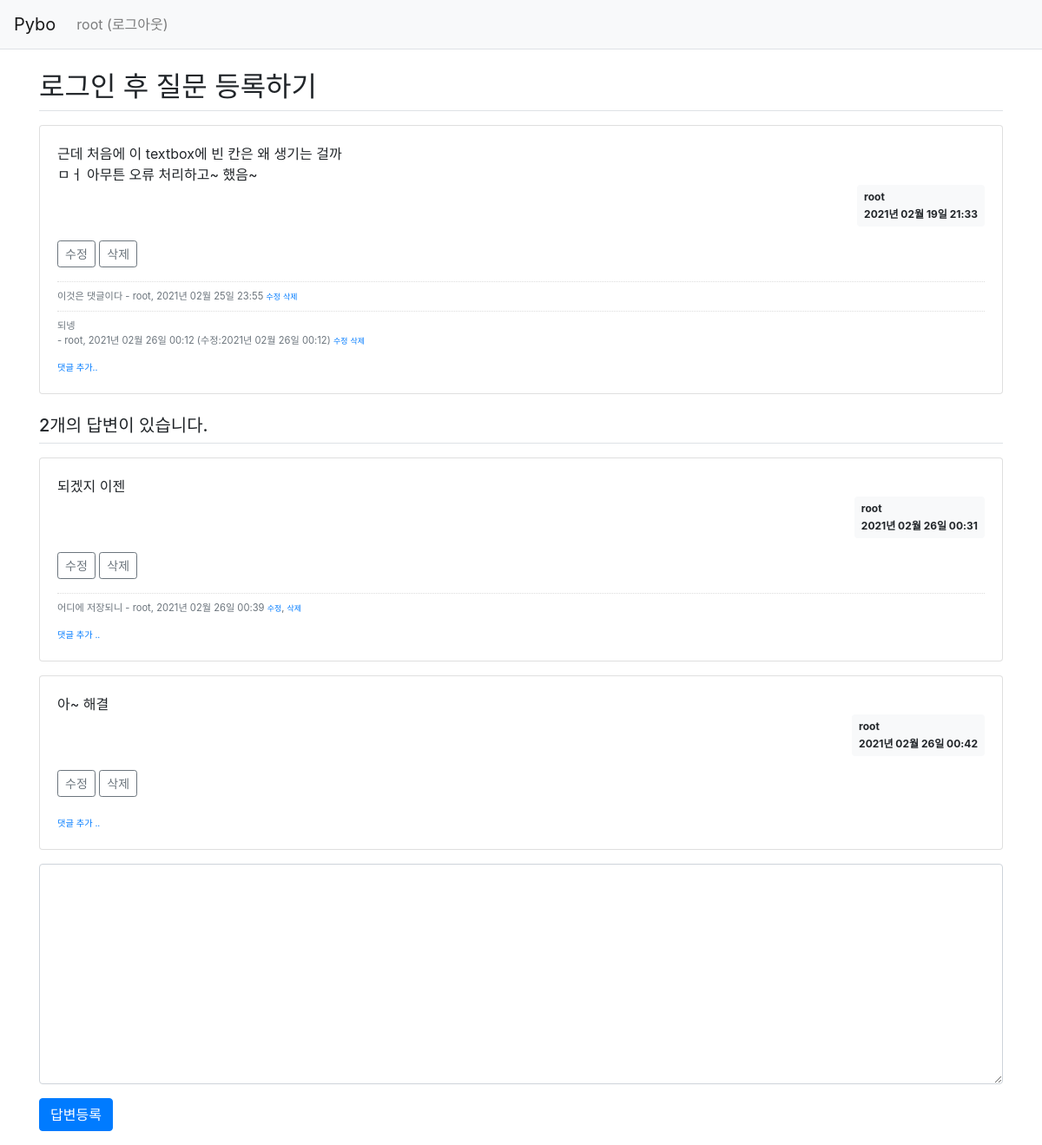
Page /question/detail/305/ (signed in) on the committed database.
### pybo/models.py (models this page shows)
class User(db.Model):
    id = db.Column(db.Integer, primary_key=True)    # 자동으로 증가하는 user 모델의 기본 키
    username = db.Column(db.String(150), unique=True, nullable=False)
    password = db.Column(db.String(200), nullable=False)
    email = db.Column(db.String(120), unique=True, nullable=False)

class Question(db.Model):   # 모든 모델의 기본 클래스인 db.Model 상속받음.
    id = db.Column(db.Integer, primary_key=True)
    subject = db.Column(db.String(200), nullable=False)
    content = db.Column(db.Text(), nullable=False)
    create_date = db.Column(db.DateTime(), nullable=False)
    modify_date = db.Column(db.DateTime(), nullable=True)
    user_id = db.Column(db.Integer, db.ForeignKey('user.id', ondelete='CASCADE'), nullable=False)
    user = db.relationship('User', backref=db.backref('question_set'))

class Comment(db.Model):
    id = db.Column(db.Integer, primary_key=True)
    user_id = db.Column(db.Integer, db.ForeignKey('user.id', ondelete='CASCADE'), nullable=False)
    user = db.relationship('User', backref=db.backref('comment_set'))
    content = db.Column(db.Text(), nullable=False)
    create_date = db.Column(db.DateTime(), nullable=False)
    modify_date = db.Column(db.DateTime())
    question_id = db.Column(db.Integer, db.ForeignKey('question.id', ondelete='CASCADE'), nullable=True)
    question = db.relationship('Question', backref=db.backref('comment_set'))
    answer_id = db.Column(db.Integer, db.ForeignKey('answer.id', ondelete='CASCADE'), nullable=True)
    answer = db.relationship('Answer', backref=db.backref('comment_set'))

class Answer(db.Model):
    id = db.Column(db.Integer, primary_key = True)
    question_id = db.Column(db.Integer, db.ForeignKey('question.id', ondelete='CASCADE'))
    question = db.relationship('Question', backref = db.backref('answer_set'))
    content = db.Column(db.Text(), nullable=False)
    create_date = db.Column(db.DateTime(), nullable=False)
    modify_date = db.Column(db.DateTime(), nullable=True)
    user_id = db.Column(db.Integer, db.ForeignKey('user.id', ondelete='CASCADE'), nullable=False)
    user = db.relationship('User', backref=db.backref('answer_set'))

### pybo/views/question_views.py (the view)
@bp.route('/detail/<int:question_id>/')
def detail(question_id):
    form = AnswerForm()
    question = Question.query.get_or_404(question_id)
    return render_template('question/question_detail.html', question=question, form=form)

### pybo/forms.py
class AnswerForm(FlaskForm):
    content = TextAreaField('내용', validators=[DataRequired('내용은 필수입력 항목입니다.')])

### pybo/filter.py (called while the page is built)
def format_datetime(value, fmt='%Y년 %m월 %d일 %H:%M'):
    return value.strftime(fmt)

### pybo/views/auth_views.py (called while the page is built)
@bp.before_app_request
def load_logged_in_user():
    user_id = session.get('user_id')
    if user_id is None:
        g.user = None
    else:
        g.user = User.query.get(user_id)

### pybo/templates/question/question_detail.html (shortened to what this page needs)
{% extends 'base.html' %}
{% block content %}
<div class="container my-3">
    <h2 class="border-bottom py-2">{{ question.subject }}</h2>
    <div class="card my-3">
        <div class="card-body">
            <div class="card-text" style="white-space: pre-line;">{{ question.content }}</div>
            <div class="d-flex justify-content-end">
                <div class="badge badge-light p-2 text-left">
                    <div class="mb-2">{{ question.user.username }}</div>
                    <div>{{ question.create_date | datetime }}</div>
                </div>
            </div>
            {% if g.user == question.user %}
            <div class="my-3">
                <a href="{{ url_for('question.modify', question_id=question.id) }}"
                    class="btn btn-sm btn-outline-secondary">수정</a>
                <a href="#" class="delete btn btn-sm btn-outline-secondary"
                    data-uri="{{ url_for('question.delete', question_id=question.id) }}">삭제</a>
            </div>
            {% endif %}
            {% if question.comment_set|length > 0 %}
            <div class="mt-3">
                {% for comment in question.comment_set %}
                <div class="comment py-2 text-muted">
                    <span style="white-space: pre-line;">{{ comment.content }}</span>
                    <span>
                        - {{ comment.user.username }}, {{ comment.create_date|datetime }}
                        {% if comment.modify_date %}
                        (수정:{{ comment.modify_date|datetime }})
                        {% endif %}
                    </span>
                    {% if g.user == comment.user %}
                    <a href="{{ url_for('comment.modify_question', comment_id=comment.id) }}" class="small">수정</a>
                    <a href="#" class="small delete"
                        data-uri="{{ url_for('comment.delete_question', comment_id=comment.id) }}">삭제</a>
                    {% endif %}
                </div>
                {% endfor %}
            </div>
            {% endif %}
            <div>
                <a href="{{ url_for('comment.create_question', question_id=question.id) }}" class="small"><small>댓글
                        추가..</small></a>
            </div>
        </div>
    </div>
    <h5 class="border-bottom my-3 py-2">{{ question.answer_set|length }}개의 답변이 있습니다.</h5>
    {% for answer in question.answer_set %}
    <div class="card my-3">
        <div class="card-body">
            <div class="card-text" style="white-space: pre-line;">{{ answer.content }}</div>
            <div class="d-flex justify-content-end">
                <div class="badge badge-light p-2 text-left">
                    <div class="mb-2">{{ answer.user.username }}</div>
                    <div>{{ answer.create_date | datetime }}</div>
                </div>
            </div>
            {% if g.user == answer.user %}
            <div class="my-3">
                <a href="{{ url_for('answer.modify', answer_id = answer.id) }}"
                    class="btn btn-sm btn-outline-secondary">수정</a>
                <a href="#" class="delete btn btn-sm btn-outline-secondary"
                    data-uri="{{ url_for('answer.delete', answer_id = answer.id) }}">삭제</a>
            </div>
            {% endif %}
            {% if answer.comment_set|length > 0 %}
            <div class="mt-3">
                {% for comment in answer.comment_set %}
                <div class="comment py-2 text-muted">
                    <span style="white-space: pre-line;">{{ comment.content }}</span>
                    <span>- {{ comment.user.username }}, {{ comment.create_date|datetime }}
                    </span>
                    {% if g.user == comment.user %}
                    <a href="{{ url_for('comment.modify_answer', comment_id=comment.id) }}" class="small">수정</a>,
                    <a href="#" class="small delete"
                        data-uri="{{ url_for('comment.delete_answer', comment_id=comment.id) }}">삭제</a>
                    {% endif %}
                </div>
                {% endfor %}
            </div>
            {% endif %}
            <div>
                <a href="{{ url_for('comment.create_answer', answer_id=answer.id) }}" class="small"><small>댓글 추가
                        ..</small></a>
            </div>
        </div>
    </div>
    {% endfor %}
    <form action="{{ url_for('answer.create', question_id=question.id) }}" method="post" class="my-3">
        <div class="form-group">
            <textarea {% if not g.user %}disabled{% endif %} name="content" id="content" class="form-control"
                rows="10"></textarea>
        </div>
        <input type="submit" value="답변등록" class="btn btn-primary">
    </form>
</div>
{% endblock %}

### pybo/templates/navbar.html (shortened to what this page needs)
<nav class="navbar navbar-expand-lg navbar-light bg-light border-bottom">
    <a class="navbar-brand" href="{{ url_for('main.index') }}">Pybo</a>
    <div class="collapse navbar-collapse flex-grow-0" id="navbarNav">
        {% if g.user %}
        <ul class="navbar-nav">
            <li class="nav-item ">
                <a class="nav-link" href="{{ url_for('auth.logout') }}">{{ g.user.username }} (로그아웃)</a>
            </li>
        </ul>
        {% endif %}
    </div>
</nav>

### pybo/static/style.css (style rules this page uses)
.comment { border-top:dotted 1px #ddd; font-size:0.7em; }

### rows in the picture
User: user.username "root"
Question: subject "로그인 후 질문 등록하기", content "근데 처음에 이 textbox에 빈 칸은 왜 생기는 걸까 ㅁㅓ 아무튼 오류 처리하고~ 했음~", create_date "2021년 02월 19일 21:33"
Comment: content "이것은 댓글이다", user.username "root", create_date "2021년 02월 25일 23:55"
Comment: content "되넹", user.username "root", create_date "2021년 02월 26일 00:12", modify_date "2021년 02월 26일 00:12"
Answer: content "되겠지 이젠", user.username "root", create_date "2021년 02월 26일 00:31"
Comment: content "어디에 저장되니", user.username "root", create_date "2021년 02월 26일 00:39"
Answer: content "아~ 해결", user.username "root", create_date "2021년 02월 26일 00:42"

### other values in the picture
{{ question.answer_set|length }} "2"
